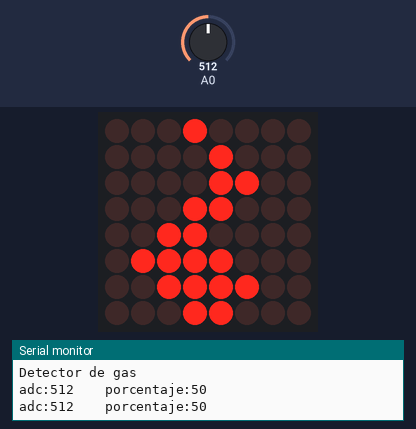
This sketch was run on a simulated Arduino Uno, built with avr-gcc and run on an emulated ATmega328P. Parts: 8×8 LED matrix, the last lines printed to the serial monitor. Inputs (shaded band) come from the test bench; at power-on: A0 = 512.

Above: at 5.7 s.
5.8 s: A0 set to 269
At 9.81 s:
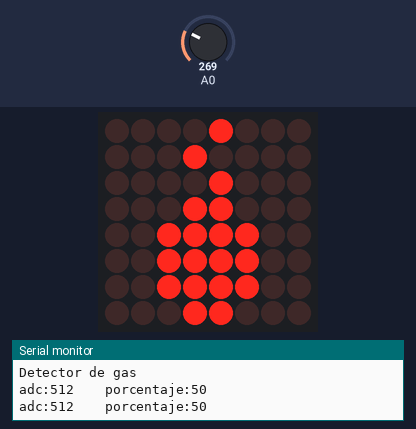
11.7 s: A0 set to 232
At 15.8 s:
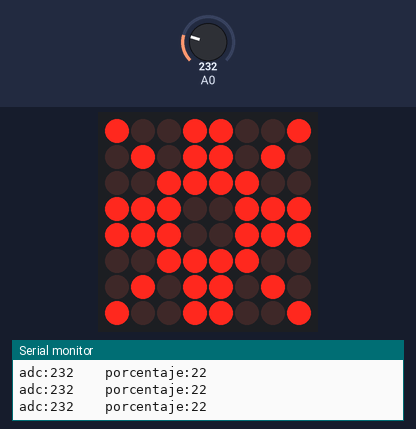
17.6 s: A0 set to 260
At 18.07 s:
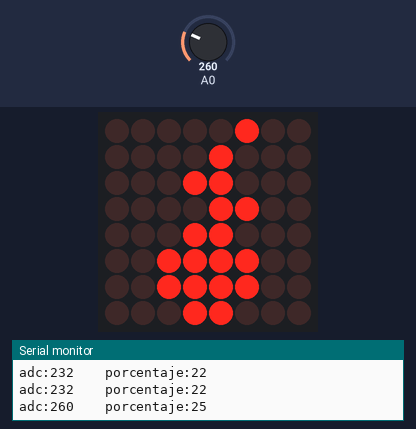

Measured:
- the behaviour switches between 251 and 250 on A0 (found by bisection; images 1 and 2)
- after the input at 11.7 s, the display: first differs from a run without the input after 3.2 s (image 2)
- after the input at 17.6 s, the display: first changes after 0.17 s (image 3 shows a later state)

The sketch:

Practica_5.ino
```cpp
/*
Centro educativo laboral Kinal
Perito en electronica
Quinto perito
Seccion A
Curso; Taller de electronica digital y reparacion de computadoras
Alumno; Jorge Diego Queme Andrino
Carne; 2021430
Proyecto; Sensor de gas y matriz led
*/
#include <LedControl.h>   //libreria que me permite usar el controlador led max7219
//Directivas de preprocesador
#define dataPin0   12   //pin 12 conectado al pin de datos del max7219.
#define dataClock0 11   //pin 11 conectado al pin de clock del max7219.
#define dataLoad0  10   //pin 10 conectado al pin de carga del max7219.
int adc, conver;
int i;
//Constructores
LedControl MmatrixLed = LedControl(dataPin0,dataClock0,dataLoad0,1);

/*
 * Variable:
 * Estas variables especifican que leds deben de encenderse en la matriz
 * de manera similar a como creabamos caracteres especiales en una lcd.
*/
byte copo_0[8]= {
B10011001,
B01011010,
B00111100,
B11100111,
B11100111,
B00111100,
B01011010,
B10011001

};

byte fuego_1[8]= {
B00010000,
B00001000,
B00001100,
B00011000,
B00110000,
B01111000,
B00111100,
B00011000

};

byte fuego_2[8]= {
B00000100,
B00001000,
B00011000,
B00001100,
B00011000,
B00111100,
B00111100,
B00011000

};

byte fuego_3[8]= {
B00001000,
B00010000,
B00001000,
B00011000,
B00111100,
B00111100,
B00111100,
B00011000

};
int display_number(unsigned char number);


void setup() {
  Serial.begin(9600); //Inicio la comunicacion serial a 9600 baudios.
  MmatrixLed.shutdown(0,false); //Activo el max7219 para poder mostrar los digitos.
  MmatrixLed.setIntensity(0,15);  //Brilo a la mitad
  MmatrixLed.clearDisplay(0);    //limpio el display
  Serial.println("Detector de gas");
}

void loop() {
adc = analogRead(A0);
conver = map(adc, 0, 1024, 0, 100);

Serial.print("adc:");
Serial.print(adc);
Serial.print("    porcentaje:");
Serial.println(conver);
delay(100);

  for(int i =0; i<8;i++)
  {
    display_number(i);
  }
}
int display_number(unsigned char number){

    if(adc <= 250){
      for(int i=0; i<8;i++)
         MmatrixLed.setRow(0,i,copo_0[i]);
    }

    if(adc >= 251){
      for(int i=0; i<8;i++)
        MmatrixLed.setRow(0,i,fuego_1[i]);
    delay(200);
    for(int i=0; i<8;i++)
        MmatrixLed.setRow(0,i,fuego_2[i]);
    delay(200);
    for(int i=0; i<8;i++)
        MmatrixLed.setRow(0,i,fuego_3[i]);
    delay(200);
       }
    }
```
